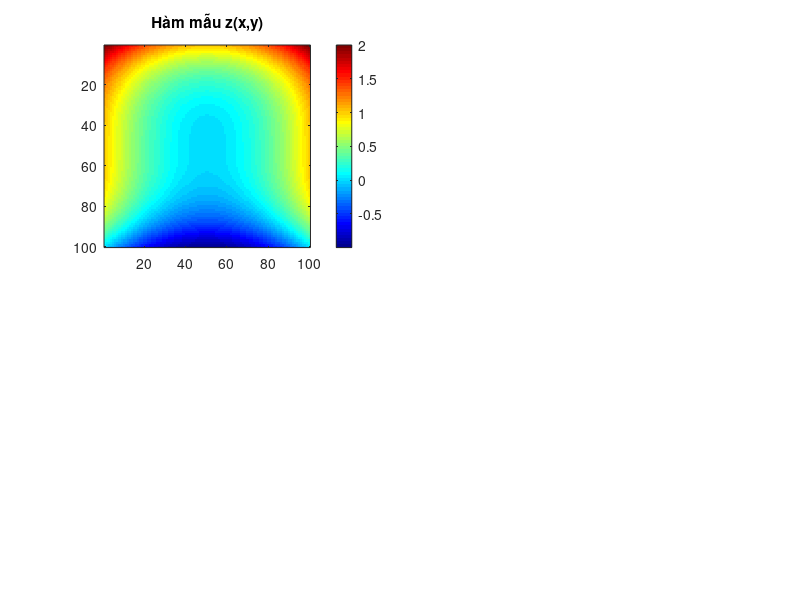

The MATLAB script that drew this image: (Note: this script raises an error after producing the figure.)
% Thiết lập lưới điểm
grid_size = 100;
x = linspace(-1, 1, grid_size);
y = linspace(1, -1, grid_size);
[X, Y] = meshgrid(x, y);

% Tạo hàm mẫu z(x,y)
z = X.^2 + Y.^3;
figure;
subplot(2, 2, 1);
imagesc(z);
colormap jet;
colorbar;
title('Hàm mẫu z(x,y)');

% Thiết lập danh sách các chỉ số (n, m) của đa thức Zernike
indices = [];
for n = 0:3
    for m = -n:2:n
        indices = [indices; n m];
    end
end

% Tính hệ số Zernike
moments = zernike_moments(z, indices);

% Hiển thị hệ số Zernike
disp('    Coeff     n        m');
disp([moments indices]);

% Hiển thị các đa thức Zernike
zernike_sum = zeros(grid_size, grid_size);
zern_mats = zernike_mats(zernike_sum, indices);

% Vẽ các đa thức Zernike
for i = 1:min(3, size(zern_mats, 3))
    subplot(2, 2, i + 1);
    imagesc(zern_mats(:, :, i));
    colormap jet;
    colorbar;
    title(['Đa thức Zernike n=' num2str(indices(i, 1)) ', m=' num2str(indices(i, 2))]);
end
